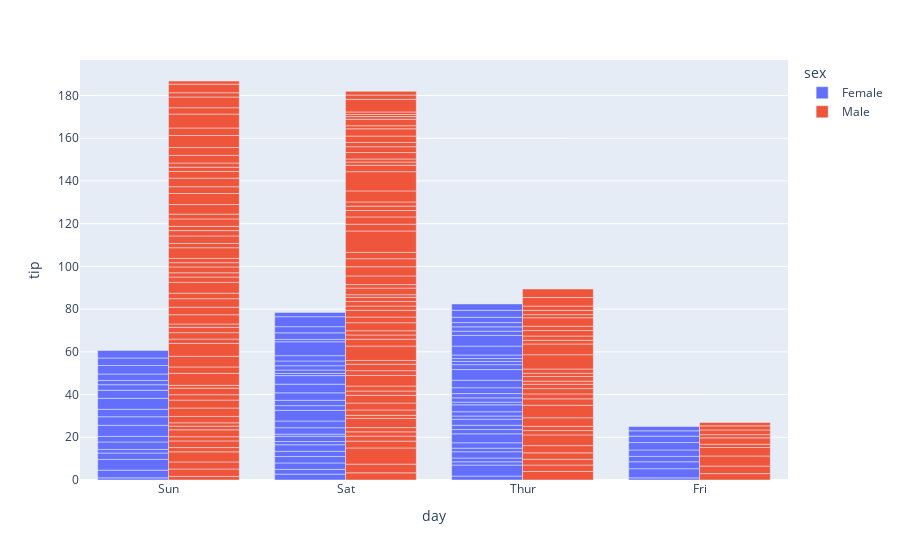

The code cell stored with this chart in its notebook:
### Markdown cell above
✅ You can hover over each flower to see its details and filter species by clicking the legend.

---

#### c) **Bar Chart**

👉 Example: comparing categories.

### Code cell
import plotly.express as px

data = px.data.tips()

# Average tip per day
fig = px.bar(data, x="day", y="tip", color="sex", barmode="group")
fig.show()

### Figure 1 — Plotly figure (JSON) as saved in the notebook; plotly's stock layout.template omitted (floating-point values rounded to 4 significant figures; data arrays with more than 128 entries replaced by an {"elided": "..."} marker saying what was removed)
{"data": [{"alignmentgroup": "True", "hovertemplate": "sex=Female<br>day=%{x}<br>tip=%{y}<extra></extra>", "legendgroup": "Female", "marker": {"color": "#636efa", "pattern": {"shape": ""}}, "name": "Female", "offsetgroup": "Female", "orientation": "v", "showlegend": true, "textposition": "auto", "type": "bar", "x": ["Sun", "Sun", "Sun", "Sun", "Sun", "Sun", "Sat", "Sat", "Sat", "Sat", "Sat", "Sat", "Sun", "Sun", "Sat", "Sat", "Sat", "Sat", "Sat", "Sat", "Sat", "Thur", "Thur", "Fri", "Fri", "Fri", "Fri", "Fri", "Sat", "Sat", "Sat", "Sat", "Sat", "Sun", "Sun", "Thur", "Thur", "Thur", "Thur", "Thur", "Thur", "Thur", "Thur", "Thur", "Thur", "Thur", "Thur", "Thur", "Thur", "Thur", "Thur", "Thur", "Thur", "Thur", "Thur", "Thur", "Thur", "Sun", "Sun", "Sun", "Sun", "Sun", "Sat", "Sat", "Sun", "Sun", "Sun", "Thur", "Thur", "Thur", "Thur", "Thur", "Thur", "Thur", "Sat", "Sat", "Sat", "Sat", "Sat", "Fri", "Fri", "Fri", "Fri", "Sat", "Sat", "Sat", "Thur"], "xaxis": "x", "y": [1.01, 3.61, 5.0, 3.02, 1.67, 3.5, 2.75, 2.23, 3.0, 3.0, 2.45, 3.07, 2.6, 5.2, 1.5, 2.47, 1.0, 3.0, 3.14, 5.0, 2.2, 1.83, 5.17, 1.0, 4.3, 3.25, 2.5, 3.0, 2.5, 3.48, 4.08, 4.0, 1.0, 4.0, 3.5, 1.5, 1.8, 2.92, 1.68, 2.52, 4.2, 2.0, 2.0, 2.83, 1.5, 2.0, 3.25, 1.25, 2.0, 2.0, 2.75, 3.5, 5.0, 2.3, 1.5, 1.36, 1.63, 5.14, 3.75, 2.61, 2.0, 3.0, 1.61, 2.0, 4.0, 3.5, 3.5, 4.19, 5.0, 2.0, 2.01, 2.0, 2.5, 3.23, 2.23, 2.5, 6.5, 1.1, 3.09, 3.48, 3.0, 2.5, 2.0, 2.88, 4.67, 2.0, 3.0], "yaxis": "y"}, {"alignmentgroup": "True", "hovertemplate": "sex=Male<br>day=%{x}<br>tip=%{y}<extra></extra>", "legendgroup": "Male", "marker": {"color": "#EF553B", "pattern": {"shape": ""}}, "name": "Male", "offsetgroup": "Male", "orientation": "v", "showlegend": true, "textposition": "auto", "type": "bar", "x": {"elided": "157 str values"}, "xaxis": "x", "y": {"elided": "157 float values"}, "yaxis": "y"}], "layout": {"barmode": "group", "legend": {"title": {"text": "sex"}, "tracegroupgap": 0}, "margin": {"t": 60}, "xaxis": {"anchor": "y", "domain": [0, 1], "title": {"text": "day"}}, "yaxis": {"anchor": "x", "domain": [0, 1], "title": {"text": "tip"}}}}
